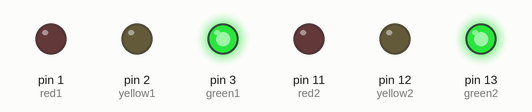
Recording of a sketch running on a simulated Arduino Uno, built with avr-gcc and run on an emulated ATmega328P. Shown: output pins drawn as LEDs (lit = HIGH).

Above: at 0.5 s.
At 1.5 s:
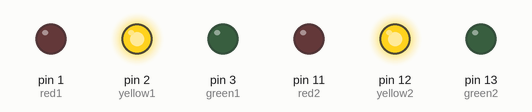
At 5.5 s:
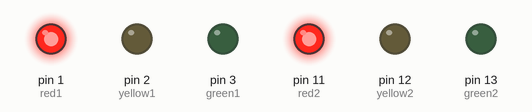
Timing chart, 0 to 6.9 s (numbered marks = the images above):
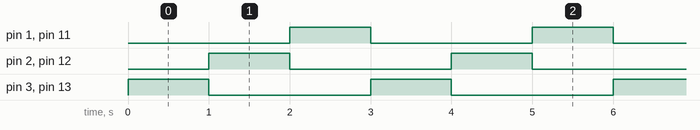

The sketch:

01-exercise.ino
```cpp
// pins of the LEDs
int red1 = 1;
int yellow1 = 2;
int green1 = 3;
int red2 = 11;
int yellow2 = 12;
int green2= 13;

// function that runs once when you press reset or power the board
void setup() {
  // set the LEDs pins as output
    pinMode(red1, OUTPUT);
    pinMode(yellow1, OUTPUT);
    pinMode(green1, OUTPUT);
    pinMode(red2, OUTPUT);
    pinMode(yellow2, OUTPUT);
    pinMode(green2, OUTPUT);
}

// function that repeats indefinitely when the arduino is powered on
void loop() {
  // turn on the green LEDs for 1 second, then turn on the yellow LEDs for 1 second, then turn on the red LEDs for 1 second, then turn off all the LEDs for 1 second and repeat this cycle indefinitely
    digitalWrite(green1,HIGH);
    digitalWrite(green2,HIGH);
    digitalWrite(yellow1,LOW);
    digitalWrite(yellow2,LOW);
  	digitalWrite(red1,LOW);
  	digitalWrite(red2,LOW);

    delay(1000);

    // turn on the yellow LEDs for 1 second, then turn on the red LEDs for 1 second, then turn off all the LEDs for 1 second and repeat this cycle indefinitely
    digitalWrite(green1,LOW);
    digitalWrite(green2,LOW);
 	  digitalWrite(yellow1,HIGH);
  	digitalWrite(yellow2,HIGH);
    digitalWrite(red1,LOW);
  	digitalWrite(red2,LOW);

    delay(1000);

    // turn on the red LEDs for 1 second, then turn off all the LEDs for 1 second and repeat this cycle indefinitely
    digitalWrite(green1,LOW);
    digitalWrite(green2,LOW);
    digitalWrite(yellow1,LOW);
    digitalWrite(yellow2,LOW);
 	  digitalWrite(red1,HIGH);
  	digitalWrite(red2,HIGH);

  	delay(1000);

    // turn off all the LEDs for 1 second and repeat this cycle indefinitely
    digitalWrite(green1,LOW);
    digitalWrite(green2,LOW);
    digitalWrite(yellow1,LOW);
    digitalWrite(yellow2,LOW);
  	digitalWrite(red1,LOW);
  	digitalWrite(red2,LOW);
 }
```

Measured:
- by itself, pin 1 (red1), pin 2 (yellow1), pin 3 (green1), pin 11 (red2), pin 12 (yellow2), pin 13 (green2): alternates HIGH for 1.0 s and LOW for 2.0 s
- by itself, everything shown: repeats every 3.0 s, in 4 steps
